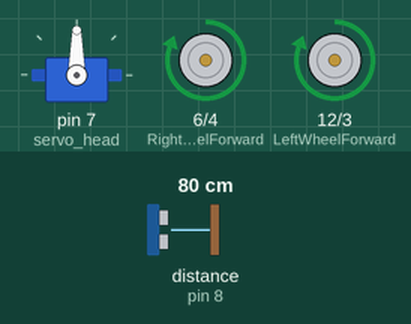
The sketch below on a simulated Arduino Uno, built with avr-gcc and run on an emulated ATmega328P. Parts: servo, motor-driver pin pairs drawn as motors (green arrow = first pin HIGH = forward, orange = second pin HIGH = backward, longer = more drive, scaled by the enable pin). Wiring (inferred from the names in the program): ultrasonic range finder: trigger pin 9; echo pin 8. Inputs (shaded band) come from the test bench; at power-on: distance to the obstacle (sensor on pin 8) 80 cm. The echo pulse lasts 58.3 µs per cm.

Above: at 1.2 s.
1.3 s: distance to the obstacle (sensor on pin 8) set to 26 cm
2.8 s: distance to the obstacle (sensor on pin 8) set to 20 cm
At 4.6 s:
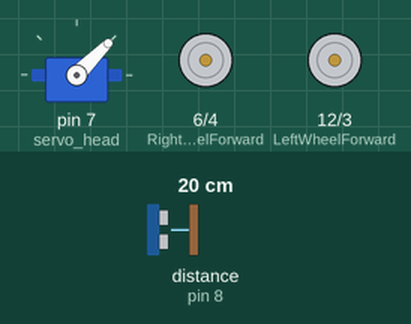
At 5.8 s:
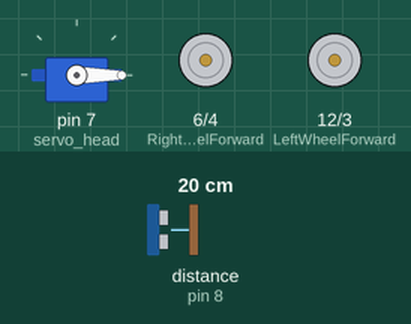
8.8 s: distance to the obstacle (sensor on pin 8) set to 23 cm
At 15.3 s:
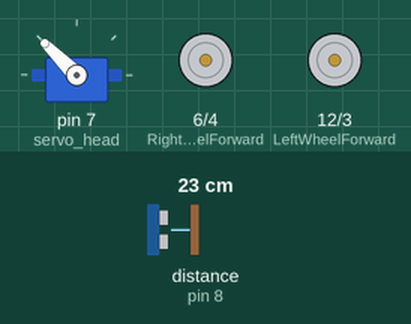
Timing chart, 0 to 19.7 s (numbered marks = the images above; inputs shaded):
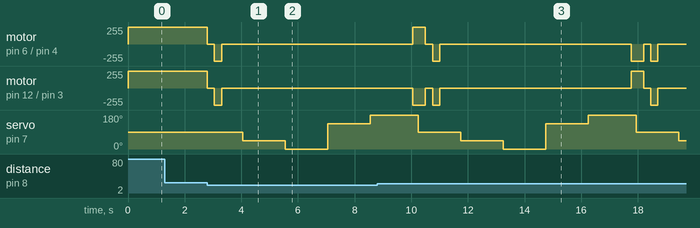

Measured:
- the behaviour switches between 24 and 23 cm on distance to the obstacle (sensor on pin 8) (found by bisection; images 0 and 1)
- the behaviour switches between 20 and 21 cm on distance to the obstacle (sensor on pin 8) (found by bisection; images 2 and 3)
- after the input at 1.3 s, every drawn part: stays the same
- after the input at 2.8 s, motor on pin 6 (RightWheelForward) / pin 4 (RightWheelBackward), motor on pin 12 (LeftWheelForward) / pin 3 (LeftWheelBackward): forward 255/255 → stopped at once, → backward 255/255 0.25 s later, → stopped 0.25 s later; servo on pin 7 (servo_head): 90° → 45° after 1.3 s, → 0° 1.5 s later, → 135° 1.5 s later, → 180° 1.5 s later

The sketch:

final.ino
```cpp
#define RightWheelEnable A5 //2 // Right Wheel
#define RightWheelForward 6 // Right Forward
#define RightWheelBackward 4 // Right Backward
#define LeftWheelEnable A4 //5 // Left Wheel
#define LeftWheelForward 12 // Left Forward
#define LeftWheelBackward 3 // Left Backward
#include <Servo.h>

const int trigPin = 9;
const int echoPin = 8;

Servo servo_head;

long duration;
int forwarddistance = 0;
int eastdistance = 0;
int westdistance = 0;
int northeastdistance = 0;
int northwestdistance = 0;
int highest = 0;
int highest1 = 0;
int highest2 = 0;
int head_pos = 0;

void go(){
  analogWrite(LeftWheelEnable, 175);
  analogWrite(RightWheelEnable, 175);
  digitalWrite(RightWheelForward, HIGH);
  digitalWrite(RightWheelBackward, LOW);
  digitalWrite(LeftWheelForward, HIGH);
  digitalWrite(LeftWheelBackward, LOW);
}

void left(){
  analogWrite(LeftWheelEnable, 150);
  analogWrite(RightWheelEnable, 150);
  digitalWrite(RightWheelForward, HIGH);
  digitalWrite(RightWheelBackward, LOW);
  digitalWrite(LeftWheelForward, LOW);
  digitalWrite(LeftWheelBackward, HIGH);
}

void right(){
  analogWrite(LeftWheelEnable, 150);
  analogWrite(RightWheelEnable, 150);
  digitalWrite(RightWheelForward, LOW);
  digitalWrite(RightWheelBackward, HIGH);
  digitalWrite(LeftWheelForward, HIGH);
  digitalWrite(LeftWheelBackward, LOW);
}

void back(){
  analogWrite(LeftWheelEnable, 175);
  analogWrite(RightWheelEnable, 175);
  digitalWrite(RightWheelForward, LOW);
  digitalWrite(RightWheelBackward, HIGH);
  digitalWrite(LeftWheelForward, LOW);
  digitalWrite(LeftWheelBackward, HIGH);
}

void stopp(){
  analogWrite(LeftWheelEnable, LOW);
  analogWrite(RightWheelEnable, LOW);
}

int calculateDistance(){
  digitalWrite(trigPin, LOW);
  delayMicroseconds(2);
  // Sets the trigPin on HIGH state for 10 micro seconds
  digitalWrite(trigPin, HIGH);
  delayMicroseconds(10);
  digitalWrite(trigPin, LOW);
  duration = pulseIn(echoPin, HIGH); // Reads the echoPin, returns the sound wave travel time in microseconds
  forwarddistance = duration*0.034/2;
  return forwarddistance;
}

void setup() {
  Serial.begin(9600);
  pinMode(LeftWheelEnable, OUTPUT);
  pinMode(RightWheelEnable, OUTPUT);
  pinMode(RightWheelForward, OUTPUT);
  pinMode(RightWheelBackward, OUTPUT);
  pinMode(LeftWheelForward, OUTPUT);
  pinMode(LeftWheelBackward, OUTPUT);
  pinMode(trigPin, OUTPUT); // Sets the trigPin as an Output
  pinMode(echoPin, INPUT); // Sets the echoPin as an Input
  servo_head.attach(7);
}

void loop() {
  servo_head.write(90);
  forwarddistance = calculateDistance();
  if(forwarddistance <= 22){
    stopp();
    delay(250);
    back();
    delay(250);
    stopp();
    delay(750);
    servo_head.write(45);
    delay(750);
    northeastdistance = calculateDistance();
    delay(750);
    servo_head.write(0);
    delay(750);
    eastdistance = calculateDistance();
    delay(750);
    servo_head.write(135);
    delay(750);
    northwestdistance = calculateDistance();
    delay(750);
    servo_head.write(180);
    delay(750);
    westdistance = calculateDistance();
    delay(750);
    highest1 = max(eastdistance, westdistance);
    highest2 = max(northeastdistance, northwestdistance);
    highest = max(highest1, highest2);
    if(highest1 == eastdistance){
      right();
      delay(190);
    }
    else if(highest1 == westdistance){
      left();
      delay(190);
    }
    else if(highest == northeastdistance){
      right();
      delay(60);
    }
    else if(highest == northwestdistance){
      left();
      delay(160);
    }
    servo_head.write(90);
    delay(250);
  }
  else{
    go();
  }
}
```
